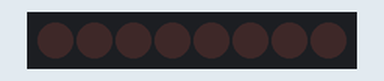
Recording of a sketch running on a simulated Arduino Uno, built with avr-gcc and run on an emulated ATmega328P. Parts: 8 shift-register outputs drawn as a row of LEDs (first output left, lit = HIGH). Wiring (inferred from the names in the program): shift register (74HC595): data pin 4; shift clock pin 6; latch pin 5; OE pin 3. Wiring (inferred from the signals the program sends): row of LEDs: on Q0, Q1, Q2, Q3, Q4, Q5, Q6, Q7.

Above: at 0.2 s.
At 1.7 s:
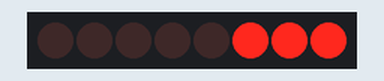
At 2.7 s:
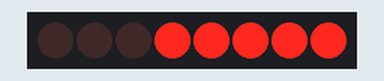
At 3.7 s:
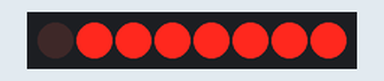
At 8.3 s:
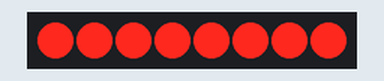
At 11.8 s:
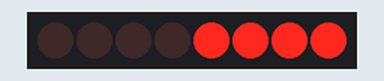
Timing chart, 0 to 12.5 s (numbered marks = the images above):
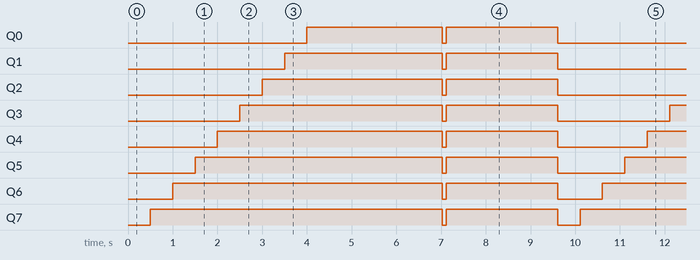

The sketch:

Array_Fade.ino
```cpp
/*
Adafruit Arduino - Lesson 4. 8 LEDs and a Shift Register - Brightness
*/

int latchPin = 5;
int clockPin = 6;
int dataPin = 4;
int outputEnablePin = 3;

byte leds = 0;

void setup()
{
  pinMode(latchPin, OUTPUT);
  pinMode(dataPin, OUTPUT);
  pinMode(clockPin, OUTPUT);
  pinMode(outputEnablePin, OUTPUT);
}

void loop()
{
  setBrightness(255);
  leds = 0;
  updateShiftRegister();
  delay(500);
  for (int i = 0; i < 8; i++)
  {
    bitSet(leds, i);
    updateShiftRegister();
    delay(500);
  }
  for (byte b = 255; b > 0; b--)
  {
    setBrightness(b);
    delay(10);
  }

    for (byte b = 0; b <255; b++)
  {
    setBrightness(b);
    delay(10);
  }
}

void updateShiftRegister()
{
   digitalWrite(latchPin, LOW);
   shiftOut(dataPin, clockPin, LSBFIRST, leds);
   digitalWrite(latchPin, HIGH);
}

void setBrightness(byte brightness) // 0 to 255
{
  analogWrite(outputEnablePin, 255-brightness);
}
```

Measured:
- by itself, Q0: repeats every 9.6 s: LOW 0.10 s, HIGH 2.5 s, LOW 4.0 s, HIGH 3.0 s
- by itself, Q1: repeats every 9.6 s: LOW 0.10 s, HIGH 2.5 s, LOW 3.5 s, HIGH 3.5 s
- by itself, Q2: repeats every 9.6 s: LOW 0.10 s, HIGH 2.5 s, LOW 3.0 s, HIGH 4.0 s
- by itself, Q3: repeats every 9.6 s: LOW 0.10 s, HIGH 2.5 s, LOW 2.5 s, HIGH 4.5 s
- by itself, Q4: repeats every 9.6 s: LOW 0.10 s, HIGH 2.5 s, LOW 2.0 s, HIGH 5.0 s
- by itself, Q5: repeats every 9.6 s: LOW 0.10 s, HIGH 2.5 s, LOW 1.5 s, HIGH 5.5 s
- by itself, Q6: repeats every 9.6 s: LOW 0.10 s, HIGH 2.5 s, LOW 1.0 s, HIGH 6.0 s
- by itself, Q7: repeats every 9.6 s: LOW 0.10 s, HIGH 2.5 s, LOW 0.50 s, HIGH 6.5 s
